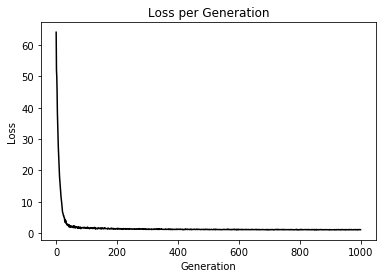

Generate this figure with Python:
'''
Elastic Net Regression 弹性网络回归;
#----------------------------------
#
# This function shows how to use Tensorflow to
# solve elastic net regression.
# y = Ax + b
#
# We will use the iris data, specifically:
#  y = Sepal Length
#  x = Pedal Length, Petal Width, Sepal Width

'''

import matplotlib.pyplot as plt
import numpy as np
import tensorflow as tf
from sklearn import datasets
from tensorflow.python.framework import ops
ops.reset_default_graph()

# Create graph
sess = tf.Session()
# Load the data
# iris.data = [(Sepal Length, Sepal Width, Petal Length, Petal Width)]
iris = datasets.load_iris()
x_vals = np.array([[x[1], x[2], x[3]] for x in iris.data])
y_vals = np.array([y[0] for y in iris.data])
# Declare batch size
batch_size = 50
# Initialize placeholders
x_data = tf.placeholder(shape=[None, 3], dtype=tf.float32)
y_target = tf.placeholder(shape=[None, 1], dtype=tf.float32)
# Create variables for linear regression
A = tf.Variable(tf.random_normal(shape=[3,1]))
b = tf.Variable(tf.random_normal(shape=[1,1]))
# Declare model operations
model_output = tf.add(tf.matmul(x_data, A), b)


# Declare the elastic net loss function
elastic_param1 = tf.constant(1.)
elastic_param2 = tf.constant(1.)
l1_a_loss = tf.reduce_mean(tf.abs(A))
l2_a_loss = tf.reduce_mean(tf.square(A))
e1_term = tf.multiply(elastic_param1, l1_a_loss)
e2_term = tf.multiply(elastic_param2, l2_a_loss)
loss = tf.expand_dims(tf.add(tf.add(tf.reduce_mean(tf.square(y_target - model_output)), e1_term), e2_term), 0)


# Initialize variables
init = tf.initialize_all_variables()
sess.run(init)
# Declare optimizer
my_opt = tf.train.GradientDescentOptimizer(0.001)
train_step = my_opt.minimize(loss)
# Training loop
loss_vec = []
for i in range(1000):
    rand_index = np.random.choice(len(x_vals), size=batch_size)
    rand_x = x_vals[rand_index]
    rand_y = np.transpose([y_vals[rand_index]])
    sess.run(train_step, feed_dict={x_data: rand_x, y_target: rand_y})
    temp_loss = sess.run(loss, feed_dict={x_data: rand_x, y_target: rand_y})
    loss_vec.append(temp_loss[0])
    if (i+1)%250==0:
        print('Step #' + str(i+1) + ' A = ' + str(sess.run(A)) + ' b = ' + str(sess.run(b)))
        print('Loss = ' + str(temp_loss))
# Get the optimal coefficients
[[sw_coef], [pl_coef], [pw_ceof]] = sess.run(A)
[y_intercept] = sess.run(b)
# Plot loss over time
plt.plot(loss_vec, 'k-')
plt.title('Loss per Generation')
plt.xlabel('Generation')
plt.ylabel('Loss')
plt.show()
